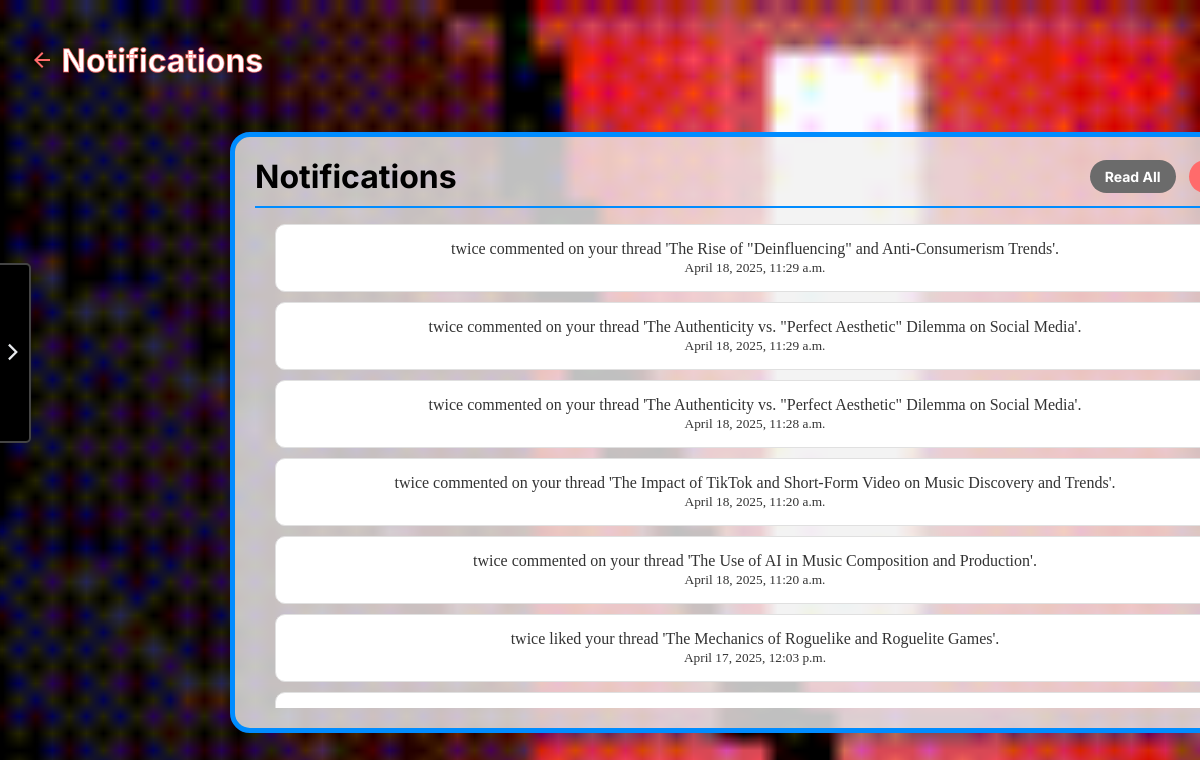
The app's page /notifications/ (signed in), older data.
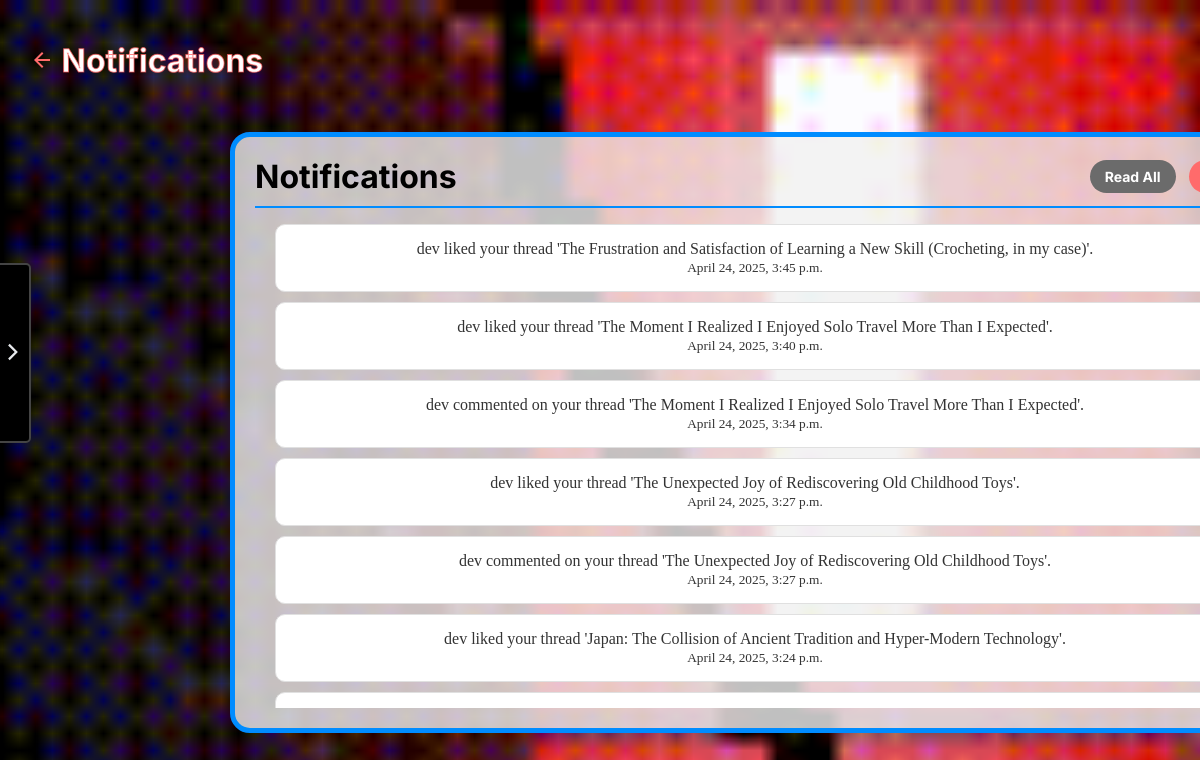
The same page, newer data.
### app/models.py (models this page shows, shortened)
class Notification(models.Model):
    user = models.ForeignKey(User, on_delete=models.CASCADE)
    thread = models.ForeignKey(ForumThread, on_delete=models.CASCADE)
    message = models.TextField()
    is_read = models.BooleanField(default=False)
    created_at = models.DateTimeField(auto_now_add=True)

### app/views.py (the view)
# urls.py: path('notifications/', views.notifications, name="notifications"),
@login_required
def notifications(request):
    user_notifications = Notification.objects.filter(user=request.user).select_related('thread').order_by('-created_at')
    return render(request, "notification.html", {"notifications": user_notifications})

### app/context_processors.py (called while the page is built)
def user_profile_context(request):
    if request.user.is_authenticated:
        profile = UserProfile.objects.filter(user=request.user).first()
        return {
            "username": request.user.username,
            "profile_picture": profile.profile_picture.url if profile and profile.profile_picture else None,
        }
    return {}

def forum_categories(request):
    categories = ForumCategory.objects.all()
    return {'categories': categories}

### app/templatetags/custom_filters.py (called while the page is built)
@register.filter
def truncate_username(value, length=7):
    if len(value) > length:
        return value[:length] + ".."
    return value

### app/templates/notification.html (shortened to what this page needs)
{% load static %}
<!DOCTYPE html>
<html lang="en">
<head>
    <link rel="stylesheet" href="{% static 'styles/notification.css' %}">
    {% include "partials/sidebar.html"%}
</head>
<body>
    <div class='post-btn'>
        <div class='forum-title'>
            <a href="{% url 'homepage' %}">
                <h1>
                    <svg xmlns="http://www.w3.org/2000/svg" height="24px" viewBox="0 -960 960 960" width="24px" fill="#D16D6A"><path d="m313-440 224 224-57 56-320-320 320-320 57 56-224 224h487v80H313Z"/></svg>
                Notifications
                </h1>
            </a>
        </div>
    </div>
    <div class="centered-box">
        <div class="notif-header">
            <h2>Notifications</h2>
            <form method="post" action="{% url 'read_all_notifications' %}">
                <button type="submit" id="read-all-btn">Read All</button>
            </form>
            <form method="post" action="{% url 'clear_notifications' %}">
                <button type="submit" id="clear-btn">Clear</button>
            </form>
        </div>
        <div class="notification-container">
            {% block content %}
            <ul>
                {% for notification in notifications %}
                    <div class="notification-card {% if notification.is_read %}read{% endif %}">
                        <a href="{% if notification.thread_id %}{% url 'forum_thread_detail' notification.thread.id %}{% else %}#{% endif %}"
                        class="notif-link" data-id="{{ notification.id }}">
                         {{ notification.message}}
                         <br><small>{{ notification.created_at }}</small>
                        </a>
                    </div>
                {% empty %}
                    <h3>No new notifications.</h3>
                {% endfor %}
            </ul>
            {% endblock %}
        </div>
    </div>
</body>
</html>

### app/templates/partials/sidebar.html (shortened to what this page needs)
{% load static %}
{% load custom_filters %}
<!DOCTYPE html>
<html lang="en">
<head>
    <link rel="stylesheet" href="{% static 'styles/sidebar.css' %}">
</head>
<body>
<div class="sidebar-container {% if is_open %}open{% endif %}">
    <div class="sidebar {% if is_open %}open{% endif %}">
        <button class="close-btn" id="toggleSidebarBtn" onclick="toggleSidebar()">
            <svg xmlns="http://www.w3.org/2000/svg" height="20px" viewBox="0 -960 700 960" width="20px" fill="#e8eaed">
                <path id="toggleIcon" d="{% if is_open %}M391.65-88.35 0-480l391.65-391.65L467.3-796l-316 316 316 316-75.65 75.65Z{% else %}M288-88.35 212.35-164l316-316-316-316L288-871.65 679.65-480 288-88.35Z{% endif %}"/>
            </svg>
        </button>
    </div>
</div>
</body>
</html>

### static/styles/notification.css (style rules this page uses)
html, body { height: 100%; margin: 0; padding: 0; overflow-x: hidden; width: 100vw; }
body { background-image: url('/static/assets/BG1.gif'); background-size: cover; background-position: center; background-repeat: no-repeat; background-attachment: fixed; }
.post-btn { display: flex; justify-content: space-between; align-items: center; width: 1400px; margin-left: 60px; margin-top: 20px; }
.forum-title { text-align: left; display: flex; align-items: center; gap: 10x; }
.forum-title svg { margin-left: -30px; fill: #FF6B6B; }
.forum-title h1 { font-family: 'Inter'; font-weight: bold; color: white; -webkit-text-stroke: 1px rgba(250, 82, 82, 0.7); text-emphasis: none; }
.forum-title a { text-decoration: none; color: inherit; }
.centered-box { width: 1000px; min-height: 300px; max-height: 600px; background: rgba(240, 240, 240, 0.8); padding: 20px; border-radius: 20px; border: 5px solid #008CFF; text-align: center; margin-left: 230px; margin-top: 30px; display: flex; flex-direction: column; }
.centered-box h2 { color: rgb(0, 0, 0); font-family: 'Inter'; font-size: 32px; margin: 0; }
.notification-card { background-color: #ffffff; border: 1px solid #e0e0e0; border-radius: 10px; padding: 15px; height: 100%; margin-left: -10px; }
.notification-card a { text-decoration: none; color: #333; display: block; height: 100%; }
.notif-header { display: flex; justify-content: space-between; align-items: center; padding-bottom: 10px; border-bottom: 2px solid #008CFF; }
.notification-container { flex: 1; overflow-y: auto; max-height: 500px; padding-right: 10px; margin-left: -30px }
.notification-card { background-color: #ffffff; border: 1px solid #e0e0e0; border-radius: 10px; padding: 15px; margin: 10px; }
#clear-btn { background-color: #ff6b6b; color: white; border: none; padding: 8px 15px; cursor: pointer; border-radius: 20px; font-size: 14px; font-family: 'Inter'; font-weight: bold; }
#read-all-btn { background-color: #6b6b6b; color: white; border: none; padding: 8px 15px; cursor: pointer; border-radius: 20px; font-size: 14px; font-family: 'Inter'; font-weight: bold; margin-left: 620px; }

### static/styles/sidebar.css (style rules this page uses)
.sidebar-container { position: relative; }
.sidebar { position: fixed; top: 0; left: -300px; width: 250px; height: auto; min-height: 700px; background-color: #1a1a1a; transition: left 0.3s ease; padding: 20px; z-index: 1000; box-shadow: 2px 0px 5px rgba(0, 0, 0, 0.5); border-radius: 20px; border: 3px solid #ff6b6b; }
.close-btn { position: absolute; top: 260px; height: 180px; right: -38px; background-color: black; color: white; border: 2px solid #444; padding: 8px; border-radius: 5px; cursor: pointer; }

Row changes from the older to the newer data that the page shows:
no longer on this page (row unchanged): Notification: message "twice commented on your thread 'The Rise of \"Deinfluencing\" and Anti-Consumerism Trends'.", created_at "April 18, 2025, 11:29 a.m."
no longer on this page (row unchanged): Notification: message "twice commented on your thread 'The Authenticity vs. \"Perfect Aesthetic\" Dilemma on Social Media'.", created_at "April 18, 2025, 11:29 a.m."
no longer on this page (row unchanged): Notification: message "twice commented on your thread 'The Authenticity vs. \"Perfect Aesthetic\" Dilemma on Social Media'.", created_at "April 18, 2025, 11:28 a.m."
no longer on this page (row unchanged): Notification: message "twice commented on your thread 'The Impact of TikTok and Short-Form Video on Music Discovery and Trends'.", created_at "April 18, 2025, 11:20 a.m."
no longer on this page (row unchanged): Notification: message "twice commented on your thread 'The Use of AI in Music Composition and Production'.", created_at "April 18, 2025, 11:20 a.m."
no longer on this page (row unchanged): Notification: message "twice liked your thread 'The Mechanics of Roguelike and Roguelite Games'.", created_at "April 17, 2025, 12:03 p.m."
added Notification: message "dev liked your thread 'The Frustration and Satisfaction of Learning a New Skill (Crocheting, in my case)'.", created_at "April 24, 2025, 3:45 p.m."
added Notification: message "dev liked your thread 'The Moment I Realized I Enjoyed Solo Travel More Than I Expected'.", created_at "April 24, 2025, 3:40 p.m."
added Notification: message "dev commented on your thread 'The Moment I Realized I Enjoyed Solo Travel More Than I Expected'.", created_at "April 24, 2025, 3:34 p.m."
added Notification: message "dev liked your thread 'The Unexpected Joy of Rediscovering Old Childhood Toys'.", created_at "April 24, 2025, 3:27 p.m."
added Notification: message "dev commented on your thread 'The Unexpected Joy of Rediscovering Old Childhood Toys'.", created_at "April 24, 2025, 3:27 p.m."
added Notification: message "dev liked your thread 'Japan: The Collision of Ancient Tradition and Hyper-Modern Technology'.", created_at "April 24, 2025, 3:24 p.m."
